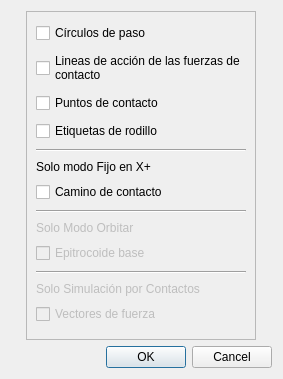
<?xml version="1.0" encoding="UTF-8"?>
<ui version="4.0">
 <class>Opciones_epitrocoidal_sim</class>
 <widget class="QDialog" name="Opciones_epitrocoidal_sim">
  <property name="windowModality">
   <enum>Qt::WindowModality::NonModal</enum>
  </property>
  <property name="geometry">
   <rect>
    <x>0</x>
    <y>0</y>
    <width>283</width>
    <height>379</height>
   </rect>
  </property>
  <property name="sizePolicy">
   <sizepolicy hsizetype="Preferred" vsizetype="Preferred">
    <horstretch>0</horstretch>
    <verstretch>0</verstretch>
   </sizepolicy>
  </property>
  <property name="windowTitle">
   <string>Mostrar/Ocultar</string>
  </property>
  <layout class="QGridLayout" name="gridLayout">
   <item row="0" column="0">
    <spacer name="horizontalSpacer_2">
     <property name="orientation">
      <enum>Qt::Orientation::Horizontal</enum>
     </property>
     <property name="sizeHint" stdset="0">
      <size>
       <width>40</width>
       <height>20</height>
      </size>
     </property>
    </spacer>
   </item>
   <item row="1" column="0" colspan="3">
    <widget class="QDialogButtonBox" name="buttonBox">
     <property name="orientation">
      <enum>Qt::Orientation::Horizontal</enum>
     </property>
     <property name="standardButtons">
      <set>QDialogButtonBox::StandardButton::Cancel|QDialogButtonBox::StandardButton::Ok</set>
     </property>
    </widget>
   </item>
   <item row="0" column="2">
    <spacer name="horizontalSpacer">
     <property name="orientation">
      <enum>Qt::Orientation::Horizontal</enum>
     </property>
     <property name="sizeHint" stdset="0">
      <size>
       <width>40</width>
       <height>20</height>
      </size>
     </property>
    </spacer>
   </item>
   <item row="0" column="1">
    <widget class="QScrollArea" name="scrollArea">
     <property name="sizePolicy">
      <sizepolicy hsizetype="Fixed" vsizetype="Expanding">
       <horstretch>0</horstretch>
       <verstretch>0</verstretch>
      </sizepolicy>
     </property>
     <property name="horizontalScrollBarPolicy">
      <enum>Qt::ScrollBarPolicy::ScrollBarAlwaysOff</enum>
     </property>
     <property name="widgetResizable">
      <bool>true</bool>
     </property>
     <widget class="QWidget" name="scrollAreaWidgetContents">
      <property name="geometry">
       <rect>
        <x>0</x>
        <y>0</y>
        <width>228</width>
        <height>325</height>
       </rect>
      </property>
      <layout class="QGridLayout" name="gridLayout_2">
       <item row="0" column="0">
        <widget class="QCheckBox" name="checkBox_circulos_de_paso">
         <property name="text">
          <string>Círculos de paso</string>
         </property>
         <property name="checked">
          <bool>false</bool>
         </property>
        </widget>
       </item>
       <item row="1" column="0">
        <widget class="QCheckBox" name="checkBox_lineas_de_accion">
         <property name="enabled">
          <bool>true</bool>
         </property>
         <property name="sizePolicy">
          <sizepolicy hsizetype="Minimum" vsizetype="Maximum">
           <horstretch>0</horstretch>
           <verstretch>0</verstretch>
          </sizepolicy>
         </property>
         <property name="text">
          <string>Lineas de acción de las fuerzas de 
contacto</string>
         </property>
         <property name="checked">
          <bool>false</bool>
         </property>
         <property name="tristate">
          <bool>false</bool>
         </property>
        </widget>
       </item>
       <item row="2" column="0">
        <widget class="QCheckBox" name="checkBox_puntos_de_contacto">
         <property name="enabled">
          <bool>true</bool>
         </property>
         <property name="text">
          <string>Puntos de contacto</string>
         </property>
         <property name="checked">
          <bool>false</bool>
         </property>
        </widget>
       </item>
       <item row="3" column="0">
        <widget class="QCheckBox" name="checkBox_etiquetas_de_rodillo">
         <property name="enabled">
          <bool>true</bool>
         </property>
         <property name="text">
          <string>Etiquetas de rodillo</string>
         </property>
         <property name="checked">
          <bool>false</bool>
         </property>
        </widget>
       </item>
       <item row="4" column="0">
        <widget class="Line" name="line">
         <property name="orientation">
          <enum>Qt::Orientation::Horizontal</enum>
         </property>
        </widget>
       </item>
       <item row="5" column="0">
        <widget class="QLabel" name="label">
         <property name="sizePolicy">
          <sizepolicy hsizetype="Preferred" vsizetype="Maximum">
           <horstretch>0</horstretch>
           <verstretch>0</verstretch>
          </sizepolicy>
         </property>
         <property name="text">
          <string>Solo modo Fijo en X+</string>
         </property>
        </widget>
       </item>
       <item row="6" column="0">
        <widget class="QCheckBox" name="checkBox_camino_de_contacto">
         <property name="enabled">
          <bool>true</bool>
         </property>
         <property name="text">
          <string>Camino de contacto</string>
         </property>
        </widget>
       </item>
       <item row="7" column="0">
        <widget class="Line" name="line_2">
         <property name="orientation">
          <enum>Qt::Orientation::Horizontal</enum>
         </property>
        </widget>
       </item>
       <item row="8" column="0">
        <widget class="QLabel" name="label_2">
         <property name="enabled">
          <bool>false</bool>
         </property>
         <property name="sizePolicy">
          <sizepolicy hsizetype="Preferred" vsizetype="Maximum">
           <horstretch>0</horstretch>
           <verstretch>0</verstretch>
          </sizepolicy>
         </property>
         <property name="text">
          <string>Solo Modo Orbitar</string>
         </property>
        </widget>
       </item>
       <item row="9" column="0">
        <widget class="QCheckBox" name="checkBox_epitrocoide_base">
         <property name="enabled">
          <bool>false</bool>
         </property>
         <property name="text">
          <string>Epitrocoide base</string>
         </property>
        </widget>
       </item>
       <item row="10" column="0">
        <widget class="Line" name="line_3">
         <property name="orientation">
          <enum>Qt::Orientation::Horizontal</enum>
         </property>
        </widget>
       </item>
       <item row="11" column="0">
        <widget class="QLabel" name="label_3">
         <property name="enabled">
          <bool>false</bool>
         </property>
         <property name="sizePolicy">
          <sizepolicy hsizetype="Preferred" vsizetype="Maximum">
           <horstretch>0</horstretch>
           <verstretch>0</verstretch>
          </sizepolicy>
         </property>
         <property name="text">
          <string>Solo Simulación por Contactos</string>
         </property>
        </widget>
       </item>
       <item row="12" column="0">
        <widget class="QCheckBox" name="checkBox_vectoresfuerza">
         <property name="enabled">
          <bool>false</bool>
         </property>
         <property name="text">
          <string>Vectores de fuerza</string>
         </property>
        </widget>
       </item>
      </layout>
     </widget>
    </widget>
   </item>
  </layout>
 </widget>
 <resources/>
 <connections>
  <connection>
   <sender>buttonBox</sender>
   <signal>accepted()</signal>
   <receiver>Opciones_epitrocoidal_sim</receiver>
   <slot>accept()</slot>
   <hints>
    <hint type="sourcelabel">
     <x>227</x>
     <y>229</y>
    </hint>
    <hint type="destinationlabel">
     <x>157</x>
     <y>249</y>
    </hint>
   </hints>
  </connection>
  <connection>
   <sender>buttonBox</sender>
   <signal>rejected()</signal>
   <receiver>Opciones_epitrocoidal_sim</receiver>
   <slot>reject()</slot>
   <hints>
    <hint type="sourcelabel">
     <x>261</x>
     <y>235</y>
    </hint>
    <hint type="destinationlabel">
     <x>270</x>
     <y>249</y>
    </hint>
   </hints>
  </connection>
 </connections>
</ui>
